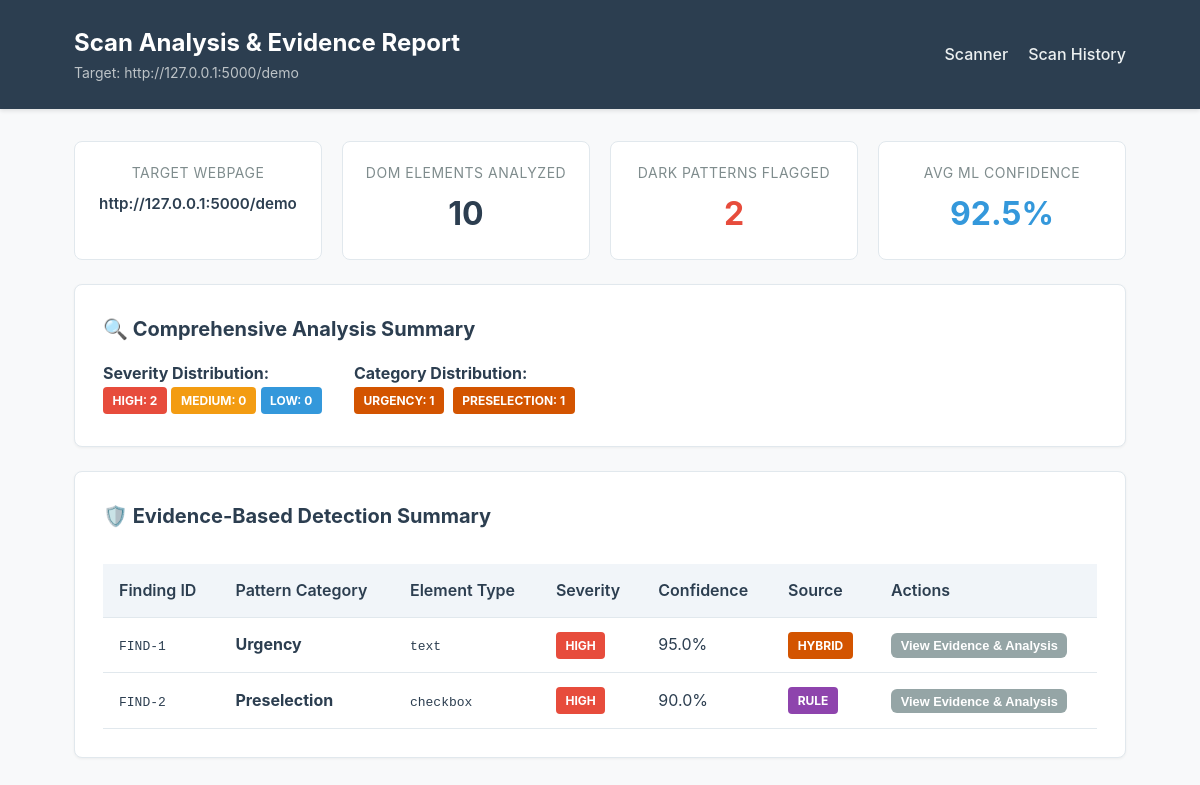
The page /results/5 on the database its author committed.
### tables this page shows
CREATE TABLE scans (
                id INTEGER PRIMARY KEY AUTOINCREMENT,
                url TEXT NOT NULL,
                scan_date TEXT NOT NULL,
                total_elements INTEGER NOT NULL DEFAULT 0,
                total_detections INTEGER NOT NULL DEFAULT 0
            );

CREATE TABLE detections (
                id INTEGER PRIMARY KEY AUTOINCREMENT,
                scan_id INTEGER NOT NULL,
                pattern TEXT NOT NULL,
                element_type TEXT,
                element_text TEXT,
                confidence REAL,
                severity TEXT,
                source TEXT,
                explanation TEXT,
                html_snippet TEXT,
                screenshot_path TEXT, finding_id TEXT, privacy_security_relevance TEXT, recommendation TEXT,
                FOREIGN KEY (scan_id) REFERENCES scans(id) ON DELETE CASCADE
            );

### app.py (the view)
@app.route("/results/<int:scan_id>")
def view_results(scan_id):
    scan_data = db_manager.get_scan(scan_id)
    if not scan_data:
        flash(f"Scan record #{scan_id} not found.", "error")
        return redirect(url_for("index"))
    detections = scan_data.get("detections", [])
    high_count = sum(1 for d in detections if str(d.get("severity", "")).upper() == "HIGH")
    med_count = sum(1 for d in detections if str(d.get("severity", "")).upper() == "MEDIUM")
    low_count = sum(1 for d in detections if str(d.get("severity", "")).upper() == "LOW")
    cat_distribution = {}
    for d in detections:
        cat = d.get("pattern", "Other")
        cat_distribution[cat] = cat_distribution.get(cat, 0) + 1
    avg_confidence = 0.0
    if detections:
        conf_list = [float(d.get("confidence", 0)) for d in detections if d.get("confidence") is not None]
        if conf_list:
            avg_confidence = sum(conf_list) / len(conf_list)
    summary = {
        "high_count": high_count,
        "med_count": med_count,
        "low_count": low_count,
        "cat_distribution": cat_distribution,
        "avg_confidence": round(avg_confidence * 100, 1)
    }
    ml_metrics = evidence_engine.ml_classifier.metrics
    return render_template("results.html", scan=scan_data, summary=summary, ml_metrics=ml_metrics)

### database/db.py (called while the page is built, shortened)
    def _get_sqlite_connection(self):
        os.makedirs(os.path.dirname(self.sqlite_db_path), exist_ok=True)
        conn = sqlite3.connect(self.sqlite_db_path)
        conn.row_factory = sqlite3.Row
        return conn

    def get_scan(self, scan_id):
        conn = self._get_sqlite_connection()
        cursor = conn.cursor()
        cursor.execute("SELECT * FROM scans WHERE id = ?", (scan_id,))
        scan_row = cursor.fetchone()
        if not scan_row:
            conn.close()
            return None
        scan = dict(scan_row)
        cursor.execute("SELECT * FROM detections WHERE scan_id = ?", (scan_id,))
        scan["detections"] = [dict(r) for r in cursor.fetchall()]
        conn.close()
        return scan

### templates/results.html (shortened to what this page needs)
<!DOCTYPE html>
<html lang="en">
<head>
    <link rel="stylesheet" href="{{ url_for('static', filename='css/style.css') }}">
</head>
<body>
    <header class="header">
        <div class="header-container">
            <div class="header-title">
                <h1>Scan Analysis & Evidence Report</h1>
                <p>Target: {{ scan.url }}</p>
            </div>
            <nav class="nav-links">
                <a href="{{ url_for('index') }}">Scanner</a>
                <a href="{{ url_for('history') }}">Scan History</a>
            </nav>
        </div>
    </header>
    <main class="container">
        <div class="metrics-grid">
            <div class="metric-card">
                <div class="metric-label">Target Webpage</div>
                <div style="font-size: 0.95rem; font-weight: 600; margin-top: 0.5rem; word-break: break-all;">
                    {{ scan.url }}
                </div>
            </div>
            <div class="metric-card">
                <div class="metric-label">DOM Elements Analyzed</div>
                <div class="metric-value">{{ scan.total_elements }}</div>
            </div>
            <div class="metric-card">
                <div class="metric-label">Dark Patterns Flagged</div>
                <div class="metric-value" style="color: {% if scan.total_detections > 0 %}var(--accent-color){% else %}var(--source-ml){% endif %};">
                    {{ scan.total_detections }}
                </div>
            </div>
            <div class="metric-card">
                <div class="metric-label">Avg ML Confidence</div>
                <div class="metric-value" style="color: var(--secondary-color);">
                    {{ summary.avg_confidence if summary and summary.avg_confidence else "N/A" }}%
                </div>
            </div>
        </div>
        {% if summary %}
        <section class="card">
            <h3 class="card-title">🔍 Comprehensive Analysis Summary</h3>
            <div style="display: flex; gap: 2rem; flex-wrap: wrap; margin-top: 1rem;">
                <div>
                    <strong>Severity Distribution:</strong><br>
                    <span class="badge badge-high">High: {{ summary.high_count }}</span>
                    <span class="badge badge-medium">Medium: {{ summary.med_count }}</span>
                    <span class="badge badge-low">Low: {{ summary.low_count }}</span>
                </div>
                <div>
                    <strong>Category Distribution:</strong><br>
                    {% for cat, count in summary.cat_distribution.items() %}
                        <span class="badge badge-hybrid" style="margin-right: 4px; margin-bottom: 4px;">{{ cat }}: {{ count }}</span>
                    {% endfor %}
                </div>
            </div>
        </section>
        {% endif %}
        <section class="card">
            <h3 class="card-title">🛡️ Evidence-Based Detection Summary</h3>
            {% if scan.detections %}
            <div class="table-responsive">
                <table class="data-table">
                    <thead>
                        <tr>
                            <th>Finding ID</th>
                            <th>Pattern Category</th>
                            <th>Element Type</th>
                            <th>Severity</th>
                            <th>Confidence</th>
                            <th>Source</th>
                            <th>Actions</th>
                        </tr>
                    </thead>
                    <tbody>
                        {% for d in scan.detections %}
                        <tr>
                            <td><code>{{ d.finding_id or "FIND-" ~ loop.index }}</code></td>
                            <td><strong>{{ d.pattern }}</strong></td>
                            <td><code>{{ d.element_type }}</code></td>
                            <td>
                                <span class="badge badge-{{ d.severity | lower }}">
                                    {{ d.severity }}
                                </span>
                            </td>
                            <td>{{ "%.1f"|format(d.confidence * 100) if d.confidence is number else d.confidence }}%</td>
                            <td>
                                <span class="badge badge-{{ d.source | lower }}">
                                    {{ d.source }}
                                </span>
                            </td>
                            <td>
                                <button type="button" class="btn btn-secondary btn-toggle-detail" data-target="detail-{{ loop.index }}" style="padding: 0.3rem 0.6rem; font-size: 0.8rem;">
                                    View Evidence & Analysis
                                </button>
                            </td>
                        </tr>
                        {% endfor %}
                    </tbody>
                </table>
            </div>
            {% else %}
            <div class="alert alert-info" style="margin-top: 1rem;">
                No deceptive dark pattern UI elements were flagged on this webpage.
            </div>
            {% endif %}
        </section>
    </main>
</body>
</html>

### static/css/style.css (style rules this page uses)
:root { --primary-color: #2c3e50; --secondary-color: #3498db; --accent-color: #e74c3c; --bg-color: #f8f9fa; --card-bg: #ffffff; --text-color: #2c3e50; --text-muted: #7f8c8d; --border-color: #e1e8ed; --severity-high: #e74c3c; --severity-medium: #f39c12; --severity-low: #3498db; --source-rule: #8e44ad; --source-ml: #27ae60; --source-hybrid: #d35400; }
* { box-sizing: border-box; margin: 0; padding: 0; }
body { font-family: -apple-system, BlinkMacSystemFont, "Segoe UI", Roboto, Helvetica, Arial, sans-serif; background-color: var(--bg-color); color: var(--text-color); line-height: 1.6; }
.header { background-color: var(--primary-color); color: #ffffff; padding: 1.5rem 0; box-shadow: 0 2px 4px rgba(0,0,0,0.1); }
.header-container { max-width: 1100px; margin: 0 auto; padding: 0 1.5rem; display: flex; justify-content: space-between; align-items: center; }
.header-title h1 { font-size: 1.5rem; font-weight: 700; }
.header-title p { font-size: 0.875rem; color: #bdc3c7; }
.nav-links { display: flex; gap: 1.25rem; }
.nav-links a { color: #ecf0f1; text-decoration: none; font-weight: 500; transition: color 0.2s; }
.container { max-width: 1100px; margin: 2rem auto; padding: 0 1.5rem; }
.card { background: var(--card-bg); border: 1px solid var(--border-color); border-radius: 8px; padding: 1.75rem; margin-bottom: 1.5rem; box-shadow: 0 1px 3px rgba(0,0,0,0.05); }
.card-title { font-size: 1.25rem; margin-bottom: 1rem; color: var(--primary-color); }
.btn { background-color: var(--secondary-color); color: #ffffff; padding: 0.75rem 1.5rem; border: none; border-radius: 6px; font-size: 1rem; font-weight: 600; cursor: pointer; text-decoration: none; display: inline-block; transition: background-color 0.2s; }
.btn-secondary { background-color: #95a5a6; }
.metrics-grid { display: grid; grid-template-columns: repeat(auto-fit, minmax(220px, 1fr)); gap: 1.25rem; margin-bottom: 1.5rem; }
.metric-card { background: var(--card-bg); border: 1px solid var(--border-color); border-radius: 8px; padding: 1.25rem; text-align: center; }
.metric-value { font-size: 2rem; font-weight: 700; color: var(--primary-color); margin-top: 0.25rem; }
.metric-label { font-size: 0.875rem; color: var(--text-muted); text-transform: uppercase; letter-spacing: 0.5px; }
.badge { display: inline-block; padding: 0.25rem 0.6rem; border-radius: 4px; font-size: 0.75rem; font-weight: 700; text-transform: uppercase; color: #ffffff; }
.badge-high { background-color: var(--severity-high); }
.badge-medium { background-color: var(--severity-medium); }
.badge-low { background-color: var(--severity-low); }
.badge-rule { background-color: var(--source-rule); }
.badge-hybrid { background-color: var(--source-hybrid); }
.table-responsive { overflow-x: auto; }
.data-table { width: 100%; border-collapse: collapse; margin-top: 1rem; }
.data-table th, .data-table td { padding: 0.85rem 1rem; text-align: left; border-bottom: 1px solid var(--border-color); }
.data-table th { background-color: #f1f5f9; font-weight: 600; color: var(--primary-color); }

### rows shown on the page
scans: url "http://127.0.0.1:5000/demo", total_elements "10", total_detections "2"
detections: pattern "URGENCY", count "1", finding_id "FIND-1", pattern "Urgency", element_type "text", severity "HIGH", confidence "95.0", source "HYBRID"
detections: pattern "PRESELECTION", count "1", finding_id "FIND-2", pattern "Preselection", element_type "checkbox", severity "HIGH", confidence "90.0", source "RULE"

### other values the page prints
{{ summary.high_count }} "2"
{{ summary.med_count }} "0"
{{ summary.low_count }} "0"
